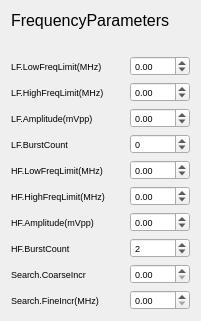
  <widget class="QFrame" name="gridFrame_7">
   <property name="geometry">
    <rect>
     <x>220</x>
     <y>290</y>
     <width>201</width>
     <height>301</height>
    </rect>
   </property>
   <layout class="QGridLayout" name="gridLayout_19">
    <item row="11" column="0">
     <widget class="QLabel" name="label_85">
      <property name="minimumSize">
       <size>
        <width>0</width>
        <height>15</height>
       </size>
      </property>
      <property name="font">
       <font>
        <pointsize>7</pointsize>
       </font>
      </property>
      <property name="text">
       <string>HF.LowFreqLimit(MHz)</string>
      </property>
     </widget>
    </item>
    <item row="9" column="1">
     <widget class="QSpinBox" name="lf_burstcount">
      <property name="minimumSize">
       <size>
        <width>0</width>
        <height>20</height>
       </size>
      </property>
      <property name="maximumSize">
       <size>
        <width>60</width>
        <height>16777215</height>
       </size>
      </property>
      <property name="font">
       <font>
        <pointsize>7</pointsize>
       </font>
      </property>
      <property name="minimum">
       <number>-999999999</number>
      </property>
      <property name="maximum">
       <number>999999999</number>
      </property>
     </widget>
    </item>
    <item row="3" column="0">
     <widget class="QLabel" name="label_86">
      <property name="minimumSize">
       <size>
        <width>0</width>
        <height>15</height>
       </size>
      </property>
      <property name="font">
       <font>
        <pointsize>7</pointsize>
       </font>
      </property>
      <property name="text">
       <string>LF.LowFreqLimit(MHz)</string>
      </property>
     </widget>
    </item>
    <item row="0" column="0" colspan="2">
     <widget class="QLabel" name="label_87">
      <property name="maximumSize">
       <size>
        <width>16777215</width>
        <height>40</height>
       </size>
      </property>
      <property name="font">
       <font>
        <pointsize>12</pointsize>
        <weight>50</weight>
        <bold>false</bold>
       </font>
      </property>
      <property name="text">
       <string>FrequencyParameters</string>
      </property>
     </widget>
    </item>
    <item row="13" column="0">
     <widget class="QLabel" name="label_89">
      <property name="minimumSize">
       <size>
        <width>0</width>
        <height>15</height>
       </size>
      </property>
      <property name="font">
       <font>
        <pointsize>7</pointsize>
       </font>
      </property>
      <property name="text">
       <string>HF.Amplitude(mVpp)</string>
      </property>
     </widget>
    </item>
    <item row="12" column="0">
     <widget class="QLabel" name="label_88">
      <property name="minimumSize">
       <size>
        <width>0</width>
        <height>15</height>
       </size>
      </property>
      <property name="font">
       <font>
        <pointsize>7</pointsize>
       </font>
      </property>
      <property name="text">
       <string>HF.HighFreqLimit(MHz)</string>
      </property>
     </widget>
    </item>
    <item row="16" column="0">
     <widget class="QLabel" name="label_91">
      <property name="minimumSize">
       <size>
        <width>0</width>
        <height>15</height>
       </size>
      </property>
      <property name="font">
       <font>
        <pointsize>7</pointsize>
       </font>
      </property>
      <property name="text">
       <string>Search.FineIncr(MHz)</string>
      </property>
     </widget>
    </item>
    <item row="14" column="1">
     <widget class="QSpinBox" name="hf_burstcount">
      <property name="minimumSize">
       <size>
        <width>0</width>
        <height>20</height>
       </size>
      </property>
      <property name="maximumSize">
       <size>
        <width>60</width>
        <height>16777215</height>
       </size>
      </property>
      <property name="font">
       <font>
        <pointsize>7</pointsize>
       </font>
      </property>
      <property name="minimum">
       <number>-999999999</number>
      </property>
      <property name="maximum">
       <number>999999999</number>
      </property>
      <property name="value">
       <number>2</number>
      </property>
     </widget>
    </item>
    <item row="14" column="0">
     <widget class="QLabel" name="label_90">
      <property name="minimumSize">
       <size>
        <width>0</width>
        <height>15</height>
       </size>
      </property>
      <property name="font">
       <font>
        <pointsize>7</pointsize>
       </font>
      </property>
      <property name="text">
       <string>HF.BurstCount</string>
      </property>
     </widget>
    </item>
    <item row="5" column="0">
     <widget class="QLabel" name="label_79">
      <property name="minimumSize">
       <size>
        <width>0</width>
        <height>15</height>
       </size>
      </property>
      <property name="font">
       <font>
        <pointsize>7</pointsize>
       </font>
      </property>
      <property name="text">
       <string>LF.HighFreqLimit(MHz)</string>
      </property>
     </widget>
    </item>
    <item row="1" column="0">
     <widget class="QLabel" name="label_83">
      <property name="maximumSize">
       <size>
        <width>16777215</width>
        <height>20</height>
       </size>
      </property>
      <property name="text">
       <string/>
      </property>
     </widget>
    </item>
    <item row="7" column="0">
     <widget class="QLabel" name="label_82">
      <property name="minimumSize">
       <size>
        <width>0</width>
        <height>15</height>
       </size>
      </property>
      <property name="font">
       <font>
        <pointsize>7</pointsize>
       </font>
      </property>
      <property name="text">
       <string>LF.Amplitude(mVpp)</string>
      </property>
     </widget>
    </item>
    <item row="9" column="0">
     <widget class="QLabel" name="label_80">
      <property name="minimumSize">
       <size>
        <width>0</width>
        <height>15</height>
       </size>
      </property>
      <property name="font">
       <font>
        <pointsize>7</pointsize>
       </font>
      </property>
      <property name="text">
       <string>LF.BurstCount</string>
      </property>
     </widget>
    </item>
    <item row="15" column="0">
     <widget class="QLabel" name="label_84">
      <property name="minimumSize">
       <size>
        <width>0</width>
        <height>15</height>
       </size>
      </property>
      <property name="font">
       <font>
        <pointsize>7</pointsize>
       </font>
      </property>
      <property name="text">
       <string>Search.CoarseIncr</string>
      </property>
     </widget>
    </item>
    <item row="15" column="1">
     <widget class="QDoubleSpinBox" name="search_coarseincr">
      <property name="minimumSize">
       <size>
        <width>0</width>
        <height>20</height>
       </size>
      </property>
      <property name="maximumSize">
       <size>
        <width>60</width>
        <height>16777215</height>
       </size>
      </property>
      <property name="font">
       <font>
        <pointsize>7</pointsize>
       </font>
      </property>
      <property name="singleStep">
       <double>0.100000000000000</double>
      </property>
     </widget>
    </item>
    <item row="16" column="1">
     <widget class="QDoubleSpinBox" name="search_fineincr">
      <property name="minimumSize">
       <size>
        <width>0</width>
        <height>20</height>
       </size>
      </property>
      <property name="maximumSize">
       <size>
        <width>60</width>
        <height>16777215</height>
       </size>
      </property>
      <property name="font">
       <font>
        <pointsize>7</pointsize>
       </font>
      </property>
      <property name="singleStep">
       <double>0.010000000000000</double>
      </property>
     </widget>
    </item>
    <item row="12" column="1">
     <widget class="QDoubleSpinBox" name="hf_highlimit">
      <property name="minimumSize">
       <size>
        <width>0</width>
        <height>20</height>
       </size>
      </property>
      <property name="maximumSize">
       <size>
        <width>60</width>
        <height>16777215</height>
       </size>
      </property>
      <property name="font">
       <font>
        <pointsize>7</pointsize>
       </font>
      </property>
      <property name="minimum">
       <double>-9999999999.000000000000000</double>
      </property>
      <property name="maximum">
       <double>999999999.000000000000000</double>
      </property>
     </widget>
    </item>
    <item row="11" column="1">
     <widget class="QDoubleSpinBox" name="hf_lowlimit">
      <property name="minimumSize">
       <size>
        <width>0</width>
        <height>20</height>
       </size>
      </property>
      <property name="maximumSize">
       <size>
        <width>60</width>
        <height>16777215</height>
       </size>
      </property>
      <property name="font">
       <font>
        <pointsize>7</pointsize>
       </font>
      </property>
      <property name="minimum">
       <double>-9999999999.000000000000000</double>
      </property>
      <property name="maximum">
       <double>999999999.000000000000000</double>
      </property>
     </widget>
    </item>
    <item row="13" column="1">
     <widget class="QDoubleSpinBox" name="hf_amplitude">
      <property name="minimumSize">
       <size>
        <width>0</width>
        <height>20</height>
       </size>
      </property>
      <property name="maximumSize">
       <size>
        <width>60</width>
        <height>16777215</height>
       </size>
      </property>
      <property name="font">
       <font>
        <pointsize>7</pointsize>
       </font>
      </property>
      <property name="minimum">
       <double>-9999999999.000000000000000</double>
      </property>
      <property name="maximum">
       <double>999999999.000000000000000</double>
      </property>
     </widget>
    </item>
    <item row="3" column="1">
     <widget class="QDoubleSpinBox" name="lf_lowlimit">
      <property name="minimumSize">
       <size>
        <width>0</width>
        <height>20</height>
       </size>
      </property>
      <property name="maximumSize">
       <size>
        <width>60</width>
        <height>16777215</height>
       </size>
      </property>
      <property name="font">
       <font>
        <pointsize>7</pointsize>
       </font>
      </property>
      <property name="minimum">
       <double>-9999999999.000000000000000</double>
      </property>
      <property name="maximum">
       <double>999999999.000000000000000</double>
      </property>
     </widget>
    </item>
    <item row="5" column="1">
     <widget class="QDoubleSpinBox" name="lf_highlimit">
      <property name="minimumSize">
       <size>
        <width>0</width>
        <height>20</height>
       </size>
      </property>
      <property name="maximumSize">
       <size>
        <width>60</width>
        <height>16777215</height>
       </size>
      </property>
      <property name="font">
       <font>
        <pointsize>7</pointsize>
       </font>
      </property>
      <property name="minimum">
       <double>-9999999999.000000000000000</double>
      </property>
      <property name="maximum">
       <double>999999999.000000000000000</double>
      </property>
     </widget>
    </item>
    <item row="7" column="1">
     <widget class="QDoubleSpinBox" name="lf_amplitude">
      <property name="minimumSize">
       <size>
        <width>0</width>
        <height>20</height>
       </size>
      </property>
      <property name="maximumSize">
       <size>
        <width>60</width>
        <height>16777215</height>
       </size>
      </property>
      <property name="font">
       <font>
        <pointsize>7</pointsize>
       </font>
      </property>
      <property name="minimum">
       <double>-9999999999.000000000000000</double>
      </property>
      <property name="maximum">
       <double>999999999.000000000000000</double>
      </property>
     </widget>
    </item>
   </layout>
  </widget>
